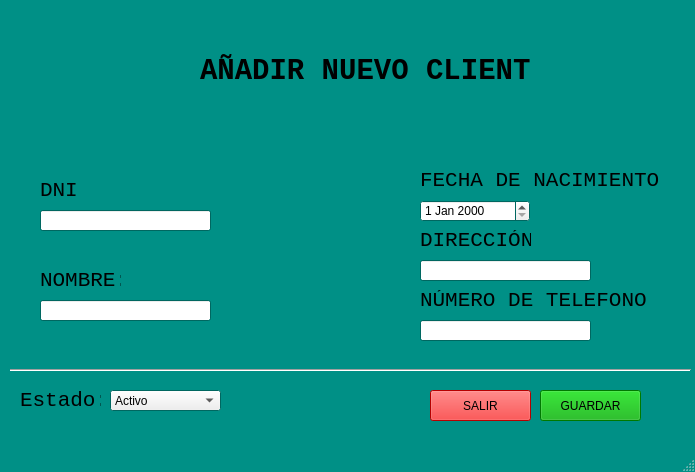
<?xml version="1.0" encoding="UTF-8"?>
<ui version="4.0">
 <class>MainWindow</class>
 <widget class="QMainWindow" name="MainWindow">
  <property name="geometry">
   <rect>
    <x>0</x>
    <y>0</y>
    <width>695</width>
    <height>472</height>
   </rect>
  </property>
  <property name="palette">
   <palette>
    <active>
     <colorrole role="Base">
      <brush brushstyle="SolidPattern">
       <color alpha="255">
        <red>255</red>
        <green>255</green>
        <blue>255</blue>
       </color>
      </brush>
     </colorrole>
     <colorrole role="Window">
      <brush brushstyle="SolidPattern">
       <color alpha="255">
        <red>0</red>
        <green>144</green>
        <blue>134</blue>
       </color>
      </brush>
     </colorrole>
    </active>
    <inactive>
     <colorrole role="Base">
      <brush brushstyle="SolidPattern">
       <color alpha="255">
        <red>255</red>
        <green>255</green>
        <blue>255</blue>
       </color>
      </brush>
     </colorrole>
     <colorrole role="Window">
      <brush brushstyle="SolidPattern">
       <color alpha="255">
        <red>0</red>
        <green>144</green>
        <blue>134</blue>
       </color>
      </brush>
     </colorrole>
    </inactive>
    <disabled>
     <colorrole role="Base">
      <brush brushstyle="SolidPattern">
       <color alpha="255">
        <red>0</red>
        <green>144</green>
        <blue>134</blue>
       </color>
      </brush>
     </colorrole>
     <colorrole role="Window">
      <brush brushstyle="SolidPattern">
       <color alpha="255">
        <red>0</red>
        <green>144</green>
        <blue>134</blue>
       </color>
      </brush>
     </colorrole>
    </disabled>
   </palette>
  </property>
  <property name="windowTitle">
   <string>Añadir cliente</string>
  </property>
  <widget class="QWidget" name="centralwidget">
   <widget class="QPushButton" name="btnGuardar">
    <property name="geometry">
     <rect>
      <x>660</x>
      <y>590</y>
      <width>101</width>
      <height>31</height>
     </rect>
    </property>
    <property name="styleSheet">
     <string notr="true">background-color: rgb(0, 170, 0);</string>
    </property>
    <property name="text">
     <string>GUARDAR</string>
    </property>
   </widget>
   <widget class="QLabel" name="lblNombre">
    <property name="geometry">
     <rect>
      <x>40</x>
      <y>180</y>
      <width>51</width>
      <height>21</height>
     </rect>
    </property>
    <property name="font">
     <font>
      <family>Consolas</family>
      <pointsize>16</pointsize>
     </font>
    </property>
    <property name="text">
     <string>DNI</string>
    </property>
   </widget>
   <widget class="QLabel" name="lblLogo">
    <property name="geometry">
     <rect>
      <x>40</x>
      <y>10</y>
      <width>161</width>
      <height>151</height>
     </rect>
    </property>
    <property name="font">
     <font>
      <family>Consolas</family>
      <pointsize>22</pointsize>
      <weight>75</weight>
      <bold>true</bold>
     </font>
    </property>
    <property name="styleSheet">
     <string notr="true"/>
    </property>
    <property name="text">
     <string/>
    </property>
    <property name="pixmap">
     <pixmap>logobanco.png</pixmap>
    </property>
   </widget>
   <widget class="QLabel" name="lblEstado">
    <property name="geometry">
     <rect>
      <x>20</x>
      <y>390</y>
      <width>81</width>
      <height>21</height>
     </rect>
    </property>
    <property name="font">
     <font>
      <family>Consolas</family>
      <pointsize>16</pointsize>
     </font>
    </property>
    <property name="text">
     <string>Estado:</string>
    </property>
   </widget>
   <widget class="QLabel" name="lblTitulo">
    <property name="geometry">
     <rect>
      <x>200</x>
      <y>50</y>
      <width>331</width>
      <height>41</height>
     </rect>
    </property>
    <property name="font">
     <font>
      <family>Consolas</family>
      <pointsize>22</pointsize>
      <weight>75</weight>
      <bold>true</bold>
     </font>
    </property>
    <property name="text">
     <string>AÑADIR NUEVO CLIENTE</string>
    </property>
   </widget>
   <widget class="QLabel" name="lblContrasea">
    <property name="geometry">
     <rect>
      <x>40</x>
      <y>270</y>
      <width>81</width>
      <height>21</height>
     </rect>
    </property>
    <property name="font">
     <font>
      <family>Consolas</family>
      <pointsize>16</pointsize>
     </font>
    </property>
    <property name="text">
     <string>NOMBRE:</string>
    </property>
   </widget>
   <widget class="QLineEdit" name="leNombre">
    <property name="geometry">
     <rect>
      <x>40</x>
      <y>300</y>
      <width>171</width>
      <height>21</height>
     </rect>
    </property>
   </widget>
   <widget class="QComboBox" name="cbEstado">
    <property name="geometry">
     <rect>
      <x>110</x>
      <y>390</y>
      <width>111</width>
      <height>21</height>
     </rect>
    </property>
    <item>
     <property name="text">
      <string>Activo</string>
     </property>
    </item>
    <item>
     <property name="text">
      <string>Inactivo</string>
     </property>
    </item>
   </widget>
   <widget class="QLineEdit" name="leDni">
    <property name="geometry">
     <rect>
      <x>40</x>
      <y>210</y>
      <width>171</width>
      <height>21</height>
     </rect>
    </property>
   </widget>
   <widget class="Line" name="line">
    <property name="geometry">
     <rect>
      <x>10</x>
      <y>360</y>
      <width>681</width>
      <height>20</height>
     </rect>
    </property>
    <property name="orientation">
     <enum>Qt::Horizontal</enum>
    </property>
   </widget>
   <widget class="QPushButton" name="btnSalir">
    <property name="geometry">
     <rect>
      <x>550</x>
      <y>590</y>
      <width>101</width>
      <height>31</height>
     </rect>
    </property>
    <property name="styleSheet">
     <string notr="true">background-color: rgb(255, 0, 0);</string>
    </property>
    <property name="text">
     <string>SALIR</string>
    </property>
   </widget>
   <widget class="QLabel" name="lblNombre_2">
    <property name="geometry">
     <rect>
      <x>420</x>
      <y>170</y>
      <width>241</width>
      <height>21</height>
     </rect>
    </property>
    <property name="font">
     <font>
      <family>Consolas</family>
      <pointsize>16</pointsize>
     </font>
    </property>
    <property name="text">
     <string>FECHA DE NACIMIENTO</string>
    </property>
   </widget>
   <widget class="QLabel" name="lblContrasea_2">
    <property name="geometry">
     <rect>
      <x>420</x>
      <y>230</y>
      <width>111</width>
      <height>21</height>
     </rect>
    </property>
    <property name="font">
     <font>
      <family>Consolas</family>
      <pointsize>16</pointsize>
     </font>
    </property>
    <property name="text">
     <string>DIRECCIÓN</string>
    </property>
   </widget>
   <widget class="QLineEdit" name="leDireccion">
    <property name="geometry">
     <rect>
      <x>420</x>
      <y>260</y>
      <width>171</width>
      <height>21</height>
     </rect>
    </property>
   </widget>
   <widget class="QDateEdit" name="deFechaNacimiento">
    <property name="geometry">
     <rect>
      <x>420</x>
      <y>200</y>
      <width>110</width>
      <height>22</height>
     </rect>
    </property>
   </widget>
   <widget class="QPushButton" name="btnClose">
    <property name="geometry">
     <rect>
      <x>430</x>
      <y>390</y>
      <width>101</width>
      <height>31</height>
     </rect>
    </property>
    <property name="styleSheet">
     <string notr="true">background-color: rgb(255, 0, 0);</string>
    </property>
    <property name="text">
     <string>SALIR</string>
    </property>
   </widget>
   <widget class="QPushButton" name="btnGuardarCliente">
    <property name="geometry">
     <rect>
      <x>540</x>
      <y>390</y>
      <width>101</width>
      <height>31</height>
     </rect>
    </property>
    <property name="styleSheet">
     <string notr="true">background-color: rgb(0, 170, 0);</string>
    </property>
    <property name="text">
     <string>GUARDAR</string>
    </property>
   </widget>
   <widget class="QLabel" name="lblContrasea_3">
    <property name="geometry">
     <rect>
      <x>420</x>
      <y>290</y>
      <width>231</width>
      <height>21</height>
     </rect>
    </property>
    <property name="font">
     <font>
      <family>Consolas</family>
      <pointsize>16</pointsize>
     </font>
    </property>
    <property name="text">
     <string>NÚMERO DE TELEFONO</string>
    </property>
   </widget>
   <widget class="QLineEdit" name="leTelefono">
    <property name="geometry">
     <rect>
      <x>420</x>
      <y>320</y>
      <width>171</width>
      <height>21</height>
     </rect>
    </property>
   </widget>
  </widget>
  <widget class="QMenuBar" name="menubar">
   <property name="geometry">
    <rect>
     <x>0</x>
     <y>0</y>
     <width>695</width>
     <height>21</height>
    </rect>
   </property>
  </widget>
  <widget class="QStatusBar" name="statusbar"/>
 </widget>
 <resources/>
 <connections/>
</ui>
